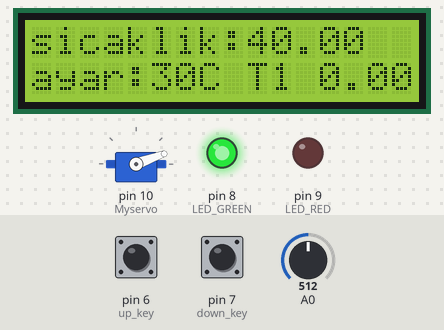
Recording of a sketch running on a simulated Arduino Uno, built with avr-gcc and run on an emulated ATmega328P. On the bench: 16×2 character LCD, servo, output pins drawn as LEDs (lit = HIGH). The test bench sets the inputs (shaded band); at power-on: A0 = 512, pin 6 (up_key) HIGH, pin 7 (down_key) HIGH. Pins used as bus, display or sensor lines are not drawn.

Above: at 3.2 s.
3.3 s: A0 set to 317
At 4.3 s:
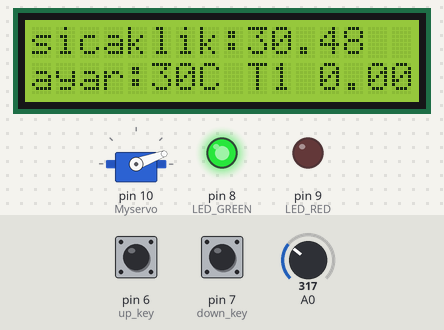
6.3 s: A0 set to 294
At 8.0 s:
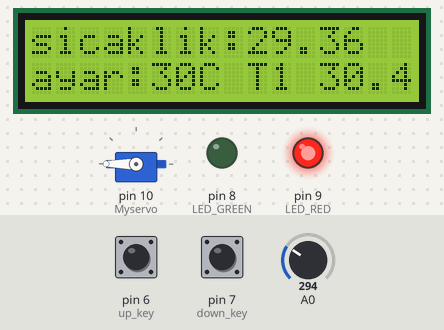
8.2 s: pin 6 (up_key) pulled LOW for 3.2 s
At 12.7 s:
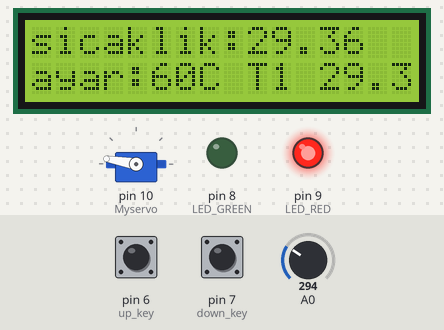
12.9 s: A0 set to 847
At 14.1 s:
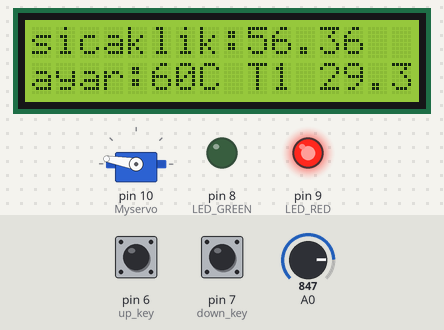
14.4 s: A0 set to 875
At 15.3 s:
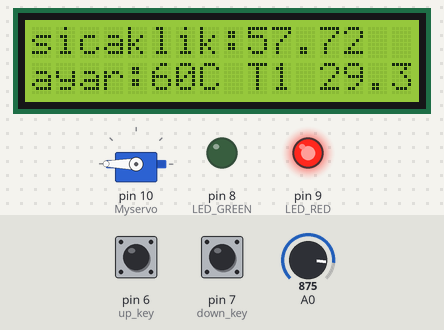
17.4 s: pin 7 (down_key) pulled LOW for 1 s
At 19.0 s:
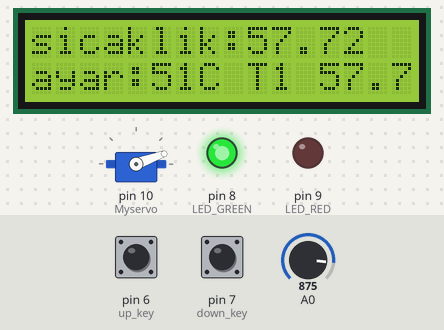
Timing chart, 0 to 20.5 s (numbered marks = the images above; inputs shaded):
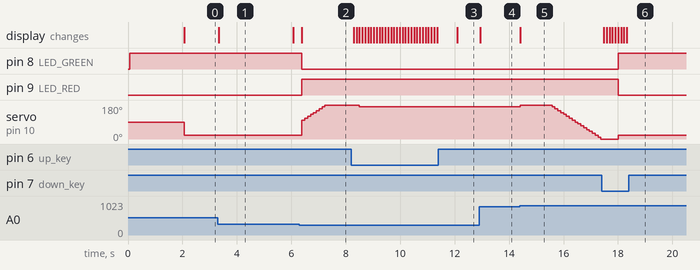

The sketch:

heatcontrol_v3.ino
```cpp
// include the library code:
#include <LiquidCrystal.h>
#include<Servo.h>
Servo Myservo;
// initialize the library with the numbers of the interface pins
LiquidCrystal lcd(12, 11, 5, 4, 3, 2);
const int LED_RED=9; //Red LED
const int LED_GREEN=8; //Green LED
const int RELAY=12; //Lock Relay or motor
const int up_key=6;
const int down_key=7;
int SetPoint=30;
unsigned long previousMillis = 0;        // will store last time LED was updated
const long interval = 6000;
double T1=0;//interval önceki sıcaklık
int step1=10; //step size for inc
int step2=20;
int pos=90;


void setup() {
  pinMode(LED_RED,OUTPUT);
  pinMode(LED_GREEN,OUTPUT);
  pinMode(RELAY,OUTPUT);
  pinMode(up_key,INPUT);
  pinMode(down_key,INPUT);
  digitalWrite(up_key,HIGH);
  digitalWrite(down_key,HIGH);
  // set up the LCD's number of columns and rows:
  lcd.begin(16, 2);
  // Print a message to the LCD.
  lcd.print("sicaklik=");
  lcd.setCursor(0, 1);
  lcd.print("ayar=");
  digitalWrite(LED_GREEN,HIGH);  //Green LED Off
  digitalWrite(LED_RED,LOW);     //Red LED On
  digitalWrite(RELAY,LOW);       //Turn off Relay
  Myservo.attach(10);
  delay(2000);
}

void loop() {

  double T0 = ((5.0/10240.0) * analogRead(A0)) * 100+15;  //5/1024 tü 10mV per degree 0.01V/C. Scalling

  unsigned long currentMillis = millis();
 if (currentMillis - previousMillis >= interval) {
    // save the last time you blinked the LED
    previousMillis = currentMillis;
    T1= T0;
 }
  lcd.setCursor(0,0);
  lcd.print("sicaklik:");    //Do not display entered keys
  lcd.print(T0);

  //Get user input for setpoints
  if(digitalRead(down_key)==LOW)
  {
    if(SetPoint>0)
    {
      SetPoint--;
    }
  }
  if(digitalRead(up_key)==LOW)
  {
    if(SetPoint<150)
    {
      SetPoint++;
    }
  }

//Display Set point on LCD
  lcd.setCursor(0,1);
  lcd.print("ayar:");
  lcd.print(SetPoint);
  lcd.print("C T1  ");
  lcd.setCursor(12,1);
  lcd.print(T1);
//Check T0 is in limit
if(T0 > (SetPoint+3))
{
  Myservo.write(20);
   digitalWrite(RELAY,LOW);    //Turn off heater
   digitalWrite(LED_RED,LOW);
   digitalWrite(LED_GREEN,HIGH);  //Turn on Green LED
}
else if (T0<(SetPoint-3))
{
  Myservo.write(170);
  digitalWrite(RELAY,HIGH);    //Turn on heater %100
  digitalWrite(LED_GREEN,LOW);
  digitalWrite(LED_RED,HIGH);  //Turn on RED LED
}

else if (T0>(SetPoint-3)& T0<SetPoint)
{
  if (T1<T0)
  {pos=(pos-step1);}
  else if (T1>T0)
  {pos = (pos+step1);}

  Myservo.write(pos);
  digitalWrite(RELAY,HIGH);    //Turn on heater %50
  digitalWrite(LED_GREEN,LOW);
  digitalWrite(LED_RED,HIGH);  //Turn on RED LED
}

  delay(100); //Update at every

}
```

Measured:
- the behaviour switches between 308 and 307 on A0 (found by bisection; images 1 and 2)
- after the input at 3.3 s, the display: changes at once (image 1)
- after the input at 6.3 s, pin 8 (LED_GREEN): HIGH → LOW after 0.09 s; pin 9 (LED_RED): LOW → HIGH after 0.09 s; servo on pin 10 (Myservo): moves from 20° to 180° over 0.85 s, starting after 0.09 s; the display: changes after 0.09 s (image 2)
- after the input at 8.2 s, the display: first changes after 0.09 s (image 3 shows a later state)
- after the input at 12.9 s, the display: changes at once (image 4)
- after the input at 14.4 s, servo on pin 10 (Myservo): 170° → 180° at once, → 170° 1.2 s later, → 160° 0.11 s later, → 150° 0.11 s later, … (19 changes in this stretch); the display: changes at once (image 5)
- after the input at 17.4 s, pin 8 (LED_GREEN): LOW → HIGH after 0.61 s; pin 9 (LED_RED): HIGH → LOW after 0.61 s; servo on pin 10 (Myservo): 0° → 20° after 0.61 s; the display: first changes after 0.08 s (image 6 shows a later state)
